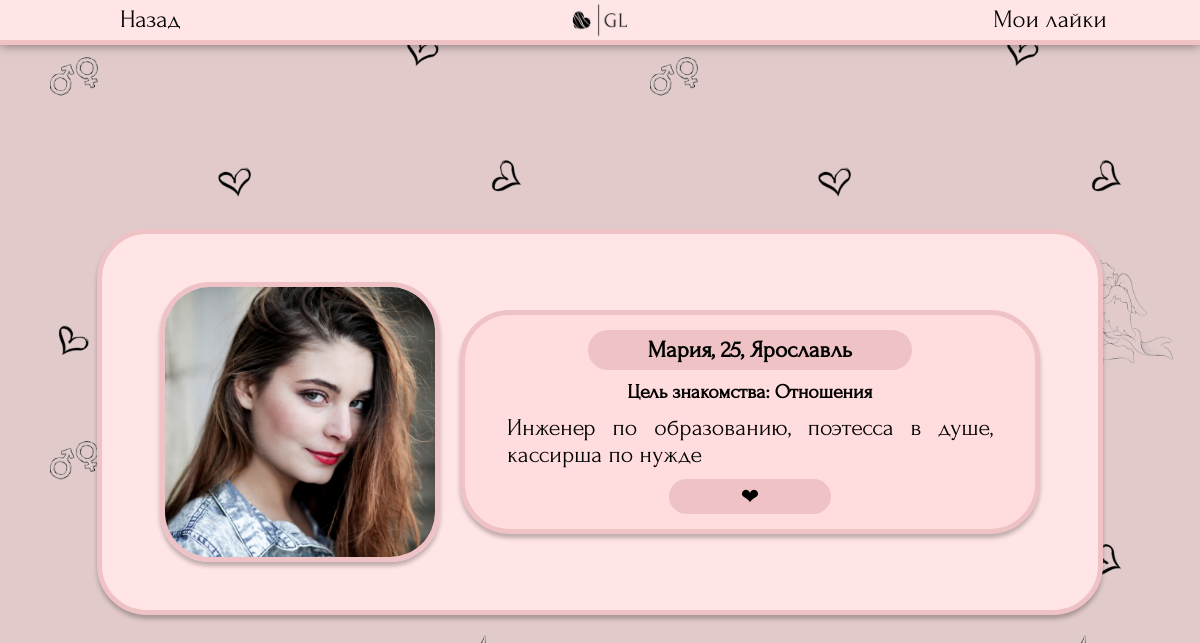
The page /searching/18/ (signed in) on the database its author committed.
### searching/models.py (models this page shows, shortened)
class Profile(models.Model):
    genders = (
        ('Парень', 'Парень'),
        ('Девушка', 'Девушка')
    )
    point_of_searching_list = (
        ('Отношения', 'Отношения'),
        ('Свидания', 'Свидания'),
        ('Дружба', 'Дружба'),
        ('Общение', 'Общение'),
    )
    name = models.CharField ('Имя', max_length=50)
    avatar = models.ImageField ('Фото', upload_to='photos/users', default='photos/default_avatar.jpg')
    age = models.IntegerField("Возраст")
    gender = models.CharField ("Пол", choices=genders, max_length=30, default=genders[0])
    point_of_searching = models.CharField ("Цель знакомства", choices=point_of_searching_list, max_length=30, default=point_of_searching_list[0])
    city = models.CharField ('Город', max_length=100, default="Не указано")
    description = models.TextField ('О себе', max_length=300)
    social = models.CharField ('Ссылка на соцсеть', max_length=50, default='@name')
    user = models.OneToOneField(User, verbose_name='Автор анкеты', on_delete=models.CASCADE)
    age_search_min = models.IntegerField("Возраст поиска (от)", default=18)
    age_search_max = models.IntegerField("Возраст поиска (до)", default=100)
    class Meta:
        verbose_name = "Анкета"
        verbose_name_plural = "Анкеты"

### searching/views.py (the view)
# urls.py: path('<int:pk>/', views.ProfileView.as_view(), name='oneprofile'), #один профиль
class ProfileView(View):
    def get(self, request, pk):
        try:
            profile = Profile.objects.get(id=pk)
            try:
                newpair = NewPair.objects.get (user1 = request.user, profile2 = profile)
                newpair.viewed1 = True
                newpair.save()
                return render(request, 'searching/profile.html', {'profile': profile, 'reply': 0, 'showsocial':1})
            except ObjectDoesNotExist:
                try:
                    newpair = NewPair.objects.get (user2 = request.user, profile1 = profile)
                    newpair.viewed2 = True
                    newpair.save()
                    return render(request, 'searching/profile.html', {'profile': profile, 'reply': 0, 'showsocial':1})
                except ObjectDoesNotExist:
                    try:
                        reaction = Reactions.objects.get (like_receiver = request.user, like_sender_profile = profile)
                        reaction.viewed = True
                        reaction.save()
                        return render(request, 'searching/profile.html', {'profile': profile, 'reply': 1, 'showsocial':0})
                    except ObjectDoesNotExist:
                        defaults = load_defaults(request)
                        if not(defaults['city'] == profile.city and defaults['gender'] != profile.gender and defaults['minage']<=profile.age<=defaults['maxage']):
                            return redirect('profiles')
                        return render(request, 'searching/profile.html', {'profile': profile, 'reply': 0, 'showsocial':0})
        except ObjectDoesNotExist:
            return redirect ('profiles')

### searching/views.py (called while the page is built)
def load_defaults(request):
    try:
        profile = Profile.objects.get(user = User.objects.get(username = request.user.username))
        return {'profileid':profile.id, 'name':profile.name, 'avatar':profile.avatar, 'city':profile.city, 'age': profile.age, 'gender': profile.gender, 'point_of_searching':profile.point_of_searching, 'social':profile.social, 'description':profile.description, 'minage':profile.age_search_min, 'maxage':profile.age_search_max}
    except ObjectDoesNotExist:
        return {'name':'', 'avatar':'', 'city':'', 'age':'', 'gender':'', 'point_of_searching':'', 'social':'', 'description':'', 'minage':'', 'maxage':''}

### templates/searching/profile.html (shortened to what this page needs)
{% load static %}
<!DOCTYPE html>
<html>
    <head>
        <link rel="stylesheet" href="{% static 'css/profile.css' %}" type="text/css">
    </head>
    <body style="font-size: 20px;">
		<header>
            <button onclick="location.href='{% if reply == 0 %}{% url 'profiles' %}{% endif %}{% if reply == 1 %}{% url 'reactions' %}{% endif %}'">Назад</button>
			<a class="logocontainer" href="{% url 'profiles' %}"><img class="mainlogo" src='{% static "css/bg_mini.jpg" %}' ></a>
        <button onclick="location.href='{% url 'reactions' %}'">Мои лайки{% if unchecked_counter > 0 %}({{unchecked_counter}}){% endif %}</button>
        </header>
		<main>
            <div class="oneprofile">
                <img src="{{profile.avatar.url}}" style="max-width: 30%;">
                <div class="text">
                    <h3>{{profile.name}},
                    {{profile.age}},
                    {{profile.city}}</h3>
                    <h6>Цель знакомства: {{profile.point_of_searching}}</h6>
                    <p>{{profile.description}}</p>
                    <div class="buttons">
                        {% if reply == 0 and showsocial == 0 %}<button onclick="location.href='{% url 'like' profile.id %}'">❤</button>{% endif %}
                    </div>
                </div>
            </div>
        </main>
    </body>
</html>

### static/css/profile.css (style rules this page uses)
* { margin: 0; padding: 0; }
html { height: 100%; font-family: "Forum-Regular"; margin: 0%; }
body { display: block; background-image: url("darkhearts.jpg"); background-size: 50%; font-family: "Forum-Regular"; margin: 0px; }
header { margin: 0px; width: 100%; display: flex; float: left; justify-content: space-between; align-items: center; position: fixed; background-color: #FFE5E6; box-shadow: 0px 0px 10px rgba(0, 0, 0, 0.5); border-bottom: 5px solid #EFC3C5; }
header button { font-size: 25px; width: 25%; background-color: rgba(0, 0, 0, 0); border: none; cursor: pointer; }
main { padding-top: 5.5vh; display: flex; justify-content: center; align-items: center; align-content: center; height: 94.5vh; }
button { font-family: "Forum-Regular"; max-height: 30px; }
.mainlogo { max-width: 100%; cursor: pointer; }
.logocontainer { max-width: 6%; display: flex; justify-self: center; }
.oneprofile { display: flex; justify-content: space-around; align-items: center; align-content: space-around; width: 75%; background: #FFE5E6; box-shadow: 0px 4px 4px 0px rgba(0, 0, 0, 0.25); padding: 4vw; border-radius: 50px; border: 5px solid #EFC3C5; }
.oneprofile img { max-height: 432px; border-radius: 50px; border: 5px solid #EFC3C5; box-shadow: 0px 4px 4px 0px rgba(0, 0, 0, 0.25); }
.oneprofile .text { display: flex; flex-flow: column; justify-content: center; align-items: center; align-content: space-between; width: 60%; background: #ffdcdd; box-shadow: 0px 4px 4px 0px rgba(0, 0, 0, 0.25); border-radius: 50px; border: 5px solid #EFC3C5; padding: 15px; }
h3 { display: flex; justify-content: center; align-items: center; min-width: 60%; min-height: 40px; background: #EFC3C5; border-radius: 50px; }
h6 { margin-top: 2%; font-size: 20px; }
.buttons { display: flex; justify-content: space-evenly; align-items: center; align-content: center; width: 100%; }
.buttons button { min-width: 30%; min-height: 35px; background: #EFC3C5; border-radius: 50px; border: 0; font-family: "Forum-Regular"; font-size: 22px; }
p { margin-top: 2%; margin-left: 5%; margin-right: 5%; margin-bottom: 2%; text-align: justify; font-size: 24px; }

### rows shown on the page
Profile: avatar (picture), name "Мария", age "25", city "Ярославль", point_of_searching "Отношения", description "Инженер по образованию, поэтесса в душе, кассирша по нужде"
